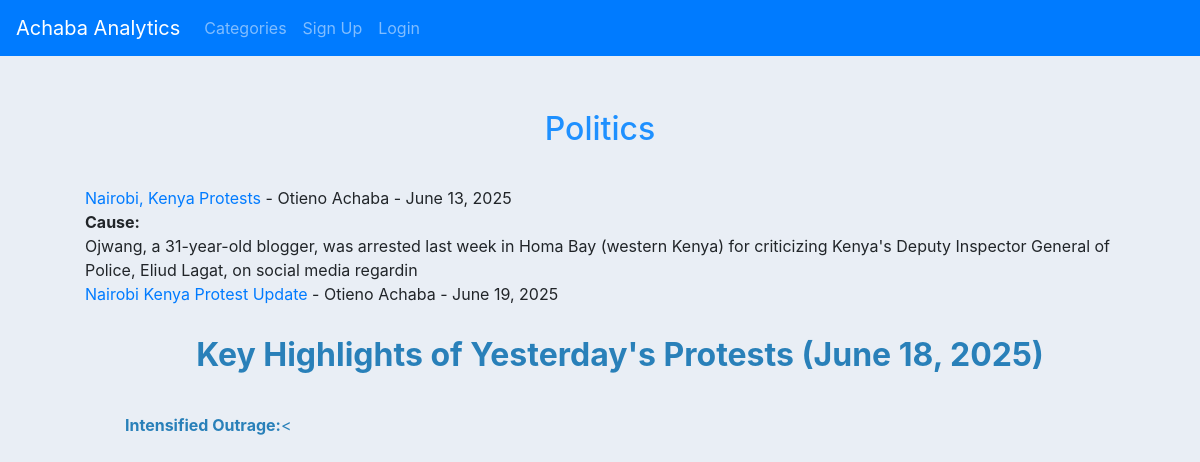
Before: /category/Politics/ with the older database file.
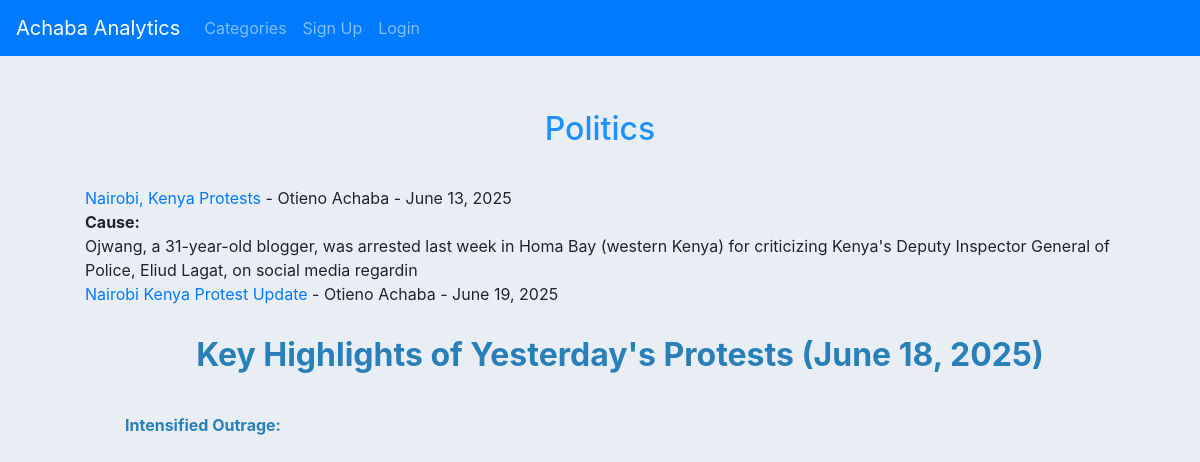
After: the same page with the newer database file.
### blog_website/models.py (models this page shows, shortened)
class Post(models.Model):
    title = models.CharField(max_length=255)
    header_image = models.ImageField(null=True, blank=True, upload_to='images/')
    title_tag = models.CharField(max_length=255)
    author = models.ForeignKey(User, on_delete=models.CASCADE)
    body = RichTextField(blank=True, null=True)
    category = models.CharField(max_length=255, default='coding')
    pub_date = models.DateField(auto_now_add=True)
    snippet = models.CharField(max_length=255, default='')
    likes = models.ManyToManyField(User, related_name='blog_posts')

### blog_website/views.py (the view)
# urls.py: path('category/<str:cats>/', CategoryView, name='category'),
def CategoryView(request, cats):
    category_posts = Post.objects.filter(category=cats.replace('-', ' '))
    return render(request, 'categories.html', {'cats':cats, 'category_posts':category_posts})

### blog_website/templates/categories.html (shortened to what this page needs)
{%extends 'base.html'%}
{%block content%}
<br>
{%if category_posts%}
<h2>{{cats}}</h2>
<ul>
{%for post in category_posts%}
  <li>
       <a href="{%url 'article-detail' post.pk%}">{{post.title}}</a>
       - {{post.author.first_name}}
        {{post.author.last_name}} - {{post.pub_date}}
        <br>
        {{post.body | slice:':200' | safe}}
    </li>
{%endfor%}
</ul>
{%else%}
<h4 style="text-align: center; padding-top: 30px; color: crimson;">  Category Not Found! <br> Please Add Category.</h4>
{%endif%}
{%endblock%}

Changed rows visible on the page:
changed Post "Nairobi Kenya Protest Update": body "Key Highlights of Yesterday's Protests (June 18, 2025) Intensified Outrage: <" → "Key Highlights of Yesterday's Protests (June 18, 2025) Intensified Outrage:"
